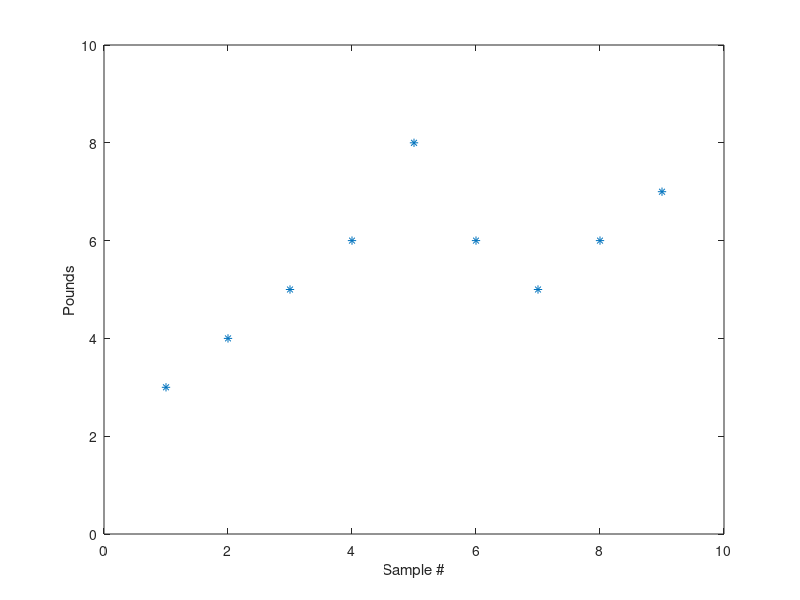

Write the MATLAB code that produced this figure.
a = [1 2 3 4 6 4 3 4 5]; %First, let's create a simple vector with 9 elements called a.
b = a + 2; % Now let's add 2 to each element of our vector, a, and store the result in a new vector.
plot(b,'*'); %Let's plot the result of our vector addition with grid lines.
xlabel('Sample #');
ylabel('Pounds');
axis([0 10 0 10]);